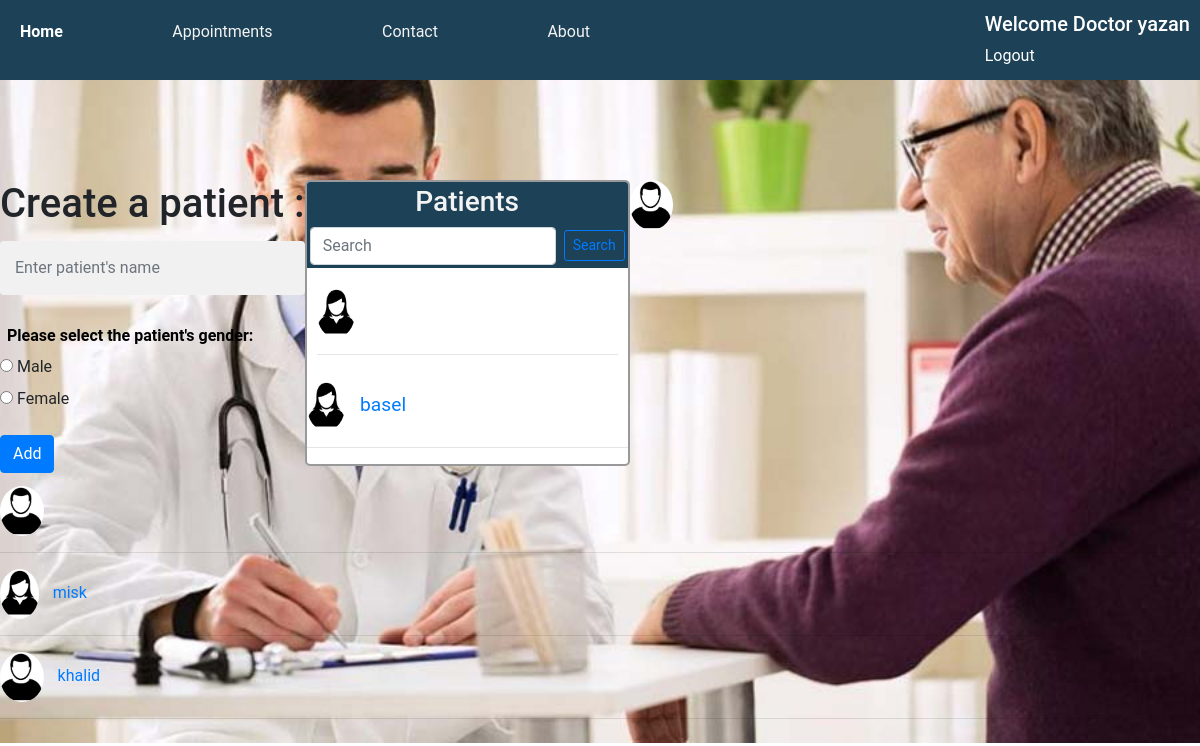
The page /dashboard (signed in) on the database its author committed.
### medicalSystemApp/models.py (models this page shows, shortened)
class patient(models.Model):
    patientName = models.CharField(max_length=45, null=True)
    sex = models.IntegerField()
    doctorName = models.ForeignKey(
        Doctor, related_name='doctor_id', on_delete=models.CASCADE)

### medicalSystemApp/views.py (the view)
# urls.py: path('dashboard', views.dashboard,name='dashboard'),
def dashboard(request):
    if not 'userid' in request.session:
        return redirect('/')
    hospital_id = request.session['userid']
    if request.method == 'POST':
        patientName = request.POST['patientName']
        sex = int(request.POST['sex'])
        patient.addPatient(patientName, sex, hospital_id)
        return redirect('/dashboard')
    else:
        context = {
            'all_patient': patient.objects.filter(doctorName=hospital_id).order_by('-id')
        }
        return render(request, 'home.html', context=context)

### medicalSystemApp/templates/home.html (shortened to what this page needs)
<!DOCTYPE html>
<html lang="en">
<head>
    {% load static %}
    <link rel="stylesheet" href="{% static 'css/style.css' %}">
    <link rel="stylesheet" href="https://cdn.jsdelivr.net/npm/bootstrap@4.0.0/dist/css/bootstrap.min.css">
</head>
<body class="home-page">
    <div class="nav">
            <ul class="nav-links">
                <a class="active" href="{% url 'medicine:dashboard' %}">Home</a>
                <a href="#appointments">Appointments</a>
                <a href="#contact">Contact</a>
                <a href="#about">About</a>
            </ul>
            <div>
                <h5 >Welcome Doctor {{ request.session.username }}</h5>
                <div>
                    <a style="color: white" href="{% url 'medicine:destroy' %}">Logout</a>
                </div>
            </div>
        </div>
    <div class="flex">
        <div>
            <h1>Create a patient :</h1>
            <form action="{% url 'medicine:dashboard' %}" method="post">
                <input type="text" name="patientName" id="" placeholder="Enter patient's name"
                    class="form-control border-dark">
                <div class="text">Please select the patient's gender:</div>
                <div class="mb-3">
                <input type="radio" id="male" name="sex" value="1">
                <label for="male">Male</label><br>
                <input type="radio" id="female" name="sex" value="2">
                <label for="female">Female</label>
                </div>
                <button type="submit" class="btn btn-primary">Add</button>
            </form>
        </div>
        <div class="patients">
            <div class="patient-header">
                <h3>Patients</h3>
                <form class="form-inline" action="{% url 'medicine:search' %}" method="post">
                    <input class="form-control mr-sm-2" type="search"  name="search2"
                     placeholder="Search" aria-label="Search">
                    <button class="btn btn-outline-primary btn-sm my-2 my-sm-0" type="search">Search</button>
                  </form>
            </div>
            <div class="patients-list">
            {% for patient in all_patient %}
                    {% if patient.sex == 1 %}
                    <img src="{% static 'img/R.jpg' %}" alt="toddE" class="img-avatar">
                    {% elif patient.sex == 2 %}
                    <img src="{% static 'img/RR.png' %}" alt="toddE" class="img-avatar">
                    {% else %}
                    <h4>No Patients in Our System yet</h4>
                    {% endif %}
                        <a href="{% url 'medicine:basicInfo' patient.id %}">
                            <span>{{ patient.patientName }} </span>
                        </a>
                    <hr>
                </div>
            {% endfor %}
</body>
</html>

### medicalSystemApp/static/css/style.css (style rules this page uses)
:root { --blue: #007bff; --indigo: #6610f2; --purple: #6f42c1; --pink: #e83e8c; --red: #dc3545; --orange: #fd7e14; --yellow: #ffc107; --green: #69aa7a; --teal: #20c997; --cyan: #17a2b8; --white: #fff; --gray: #6c757d; --gray-dark: #343a40; --primary: #6995aa; --secondary: #1d4157; --success: #69aa7a; --info: #17a2b8; --warning: #ffc107; --danger: #db917d; --light: #f7f7f7; --dark: #343a40; --grey: #9b9b9b; --breakpoint-xs: 0; --breakpoint-sm: 576px; --breakpoint-md: 768px; --breakpoint-lg: 992px; --breakpoint-xl: 1200px; --font-family-sans-serif: Raleway, -apple-system, BlinkMacSystemFont, "Segoe UI", Roboto, "Helvetica Neue", Arial, sans-serif, "Apple Color Emoji", "Segoe UI Emoji", "Segoe UI Symbol", "Noto Color Emoji"; --font-family-monospace: SFMono-Regular, Menlo, Monaco, Consolas, "Liberation Mono", "Courier New", monospace; }
*, *::before, *::after { -webkit-box-sizing: border-box; box-sizing: border-box; }
html { font-family: sans-serif; line-height: 1.15; -webkit-text-size-adjust: 100%; -ms-text-size-adjust: 100%; -ms-overflow-style: scrollbar; -webkit-tap-highlight-color: rgba(0, 0, 0, 0); }
body { margin: 0; font-family: Raleway, -apple-system, BlinkMacSystemFont, "Segoe UI", Roboto, "Helvetica Neue", Arial, sans-serif, "Apple Color Emoji", "Segoe UI Emoji", "Segoe UI Symbol", "Noto Color Emoji"; font-size: 1rem; font-weight: 400; line-height: 1.5; color: #20221e; background-color: #fff; }
* { box-sizing: border-box }
input[type=text], input[type=password] { width: 100%; padding: 15px; margin: 5px 0 22px 0; display: inline-block; border: none; background: #f1f1f1; }
hr { border: 1px solid #f1f1f1; margin-bottom: 25px; }
a { color: dodgerblue; }

### medicalSystemApp/templates/home.html (style rules this page uses)
body { background-color: #f3f3f3; font-family: 'Roboto', sans-serif; }
.flex-container, .nav-links, .nav { display: flex; justify-content: space-between; align-items: center; padding: 10px; }
.nav { height: 80px; background-color: #1d4157; color: #fff; margin-bottom: 20px; }
.nav-links { width: 50%; list-style-type: none; align-items: center; }
.nav-links a { color: #f3f3f3; text-decoration: none; }
.nav-links a.active { color: #fff; font-weight: bold; }
h5 { color: white; }
.flex { display: flex; justify-content: space-around; margin-top: 100px; }
.text { margin: 7px; color: #000; font-weight: 700; }
.patients { background-color: #fff; border: 2px solid #999; margin-bottom: 20px; border-radius: 5px; font-size: 1.2rem; overflow: hidden; }
.patient-header { background-color: #1d4157; color: #f3f3f3; text-align: center; padding: 3px; }
.patients-list { padding: 10px; overflow-y: auto; overflow-x: hidden; margin-top: 10px; }
.img-avatar { height: 50px; border-radius: 50%; margin-right: 10px; }
.home-page { background: url("/static/img/doctor-slider-900.jpg"); background-repeat: no-repeat; background-size: cover; }

### rows shown on the page
patient: sex 2 (drawn)
patient: sex 2 (drawn), patientName "basel"
patient: sex 1 (drawn)
patient: sex 1 (drawn)
patient: sex 2 (drawn), patientName "misk"
patient: sex 1 (drawn), patientName "khalid"

### other values the page prints
{{ request.session.username }} "yazan"
